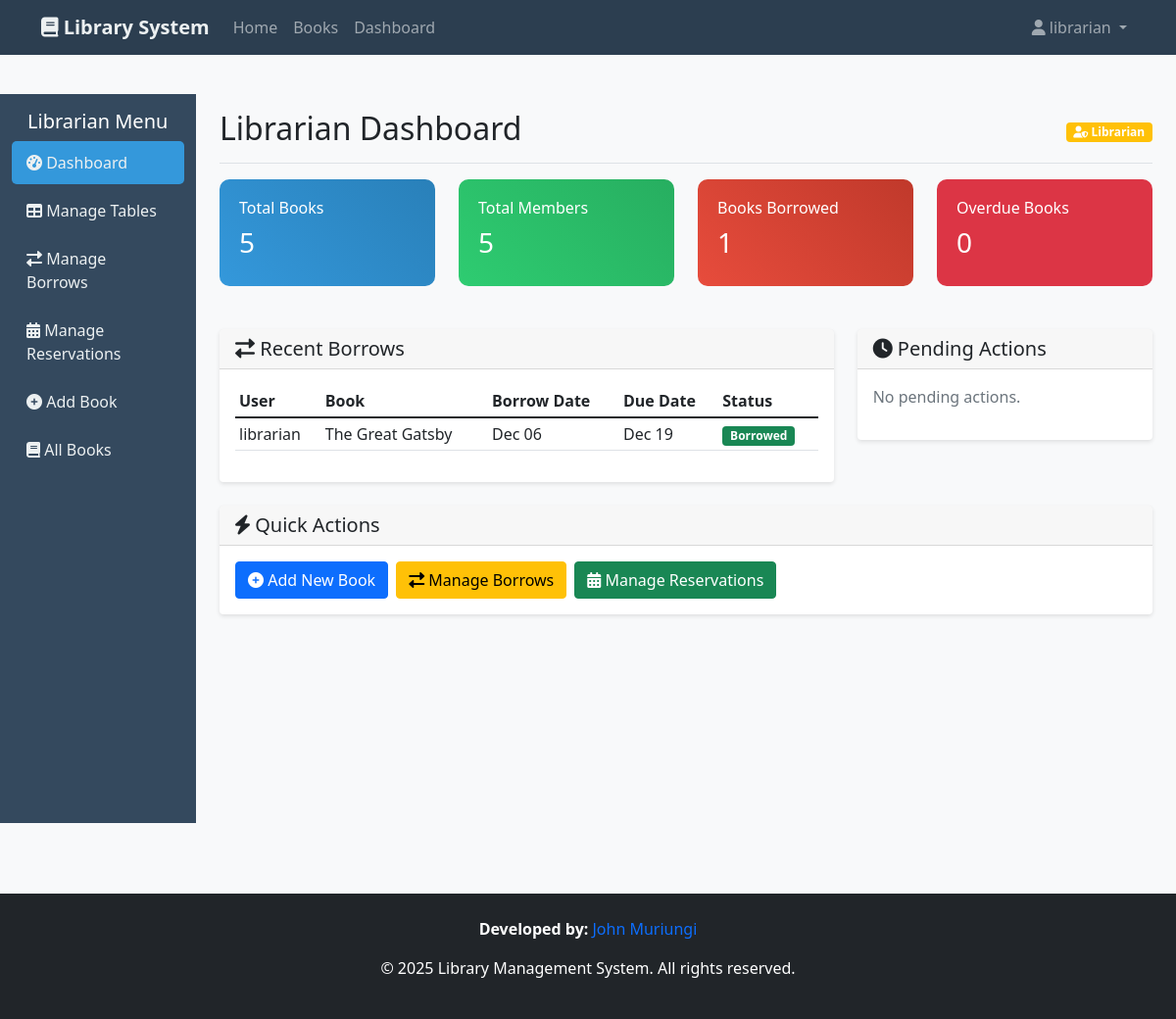
The page /dashboard/ (signed in) on the database its author committed.
### library/models.py (models this page shows, shortened)
class BorrowRecord(models.Model):
    BORROW_STATUS = [
        ('Borrowed', 'Borrowed'),
        ('Returned', 'Returned'),
        ('Overdue', 'Overdue'),
        ('Lost', 'Lost'),
    ]
    user = models.ForeignKey(
        User, on_delete=models.CASCADE, related_name='borrowed_books')
    book = models.ForeignKey(
        Book, on_delete=models.CASCADE, related_name='borrow_records')
    borrow_date = models.DateTimeField(auto_now_add=True)
    due_date = models.DateTimeField()
    return_date = models.DateTimeField(null=True, blank=True)
    status = models.CharField(
        max_length=20, choices=BORROW_STATUS, default='Borrowed')
    fine_amount = models.DecimalField(
        max_digits=6, decimal_places=2, default=0.00)
    def is_overdue(self):
        if self.status == 'Borrowed' and timezone.now() > self.due_date:
            return True
        return False

class Book(models.Model):
    CATEGORY_CHOICES = [
        ('Fiction', 'Fiction'),
        ('Non-Fiction', 'Non-Fiction'),
        ('Science', 'Science'),
        ('Technology', 'Technology'),
        ('History', 'History'),
        ('Biography', 'Biography'),
        ('Children', 'Children'),
        ('Other', 'Other'),
    ]
    title = models.CharField(max_length=200)
    author = models.CharField(max_length=200)
    isbn = models.CharField(max_length=13, unique=True)
    category = models.CharField(max_length=50, choices=CATEGORY_CHOICES)
    description = models.TextField(blank=True)
    total_copies = models.IntegerField(default=1)
    available_copies = models.IntegerField(default=1)
    cover_image = models.ImageField(
        upload_to='book_covers/', blank=True, null=True)
    date_added = models.DateTimeField(auto_now_add=True)

### library/views.py (the view)
# urls.py: path('dashboard/', views.dashboard, name='dashboard'),
@login_required
def dashboard(request):
    user = request.user
    if is_admin(user):
        return admin_dashboard(request)
    elif is_librarian(user):
        return librarian_dashboard(request)
    else:
        return member_dashboard(request)

### library/views.py (called while the page is built)
def is_librarian(user):
    return user.groups.filter(name='Librarian').exists()

def is_admin(user):
    return user.is_superuser or user.is_staff

### library/templates/librarian_dashboard.html
{% extends 'base.html' %}
{% block content %}
<div class="container-fluid py-4">
    <div class="row">
        <div class="col-md-3 col-lg-2 d-md-block sidebar collapse">
            <div class="position-sticky pt-3">
                <h5 class="px-3">Librarian Menu</h5>
                <ul class="nav flex-column">
                    <li>
                        <a href="{% url 'dashboard' %}" class="{% if request.path == '/dashboard/' %}active{% endif %}">
                            <i class="fas fa-tachometer-alt"></i> Dashboard
                        </a>
                    </li>
                    <li>
                         <a href="{% url 'manage_tables' %}">
                            <i class="fas fa-table"></i> Manage Tables
                         </a>
                    </li>
                    <li>
                        <a href="{% url 'manage_borrows' %}">
                            <i class="fas fa-exchange-alt"></i> Manage Borrows
                        </a>
                    </li>
                    <li>
                        <a href="{% url 'manage_reservations' %}">
                            <i class="fas fa-calendar-alt"></i> Manage Reservations
                        </a>
                    </li>
                    <li>
                        <a href="{% url 'add_book' %}">
                            <i class="fas fa-plus-circle"></i> Add Book
                        </a>
                    </li>
                    <li>
                        <a href="{% url 'book_list' %}">
                            <i class="fas fa-book"></i> All Books
                        </a>
                    </li>
                </ul>
            </div>
        </div>
        <main class="col-md-9 ms-sm-auto col-lg-10 px-md-4">
            <div class="d-flex justify-content-between flex-wrap flex-md-nowrap align-items-center pt-3 pb-2 mb-3 border-bottom">
                <h1 class="h2">Librarian Dashboard</h1>
                <div class="btn-toolbar mb-2 mb-md-0">
                    <span class="badge bg-warning">
                        <i class="fas fa-user-shield"></i> Librarian
                    </span>
                </div>
            </div>
            <div class="row mb-4">
                <div class="col-md-3">
                    <div class="stat-card bg-book">
                        <h6>Total Books</h6>
                        <h3>{{ total_books }}</h3>
                    </div>
                </div>
                <div class="col-md-3">
                    <div class="stat-card bg-user">
                        <h6>Total Members</h6>
                        <h3>{{ total_members }}</h3>
                    </div>
                </div>
                <div class="col-md-3">
                    <div class="stat-card bg-borrow">
                        <h6>Books Borrowed</h6>
                        <h3>{{ borrowed_count }}</h3>
                    </div>
                </div>
                <div class="col-md-3">
                    <div class="stat-card bg-danger">
                        <h6>Overdue Books</h6>
                        <h3>{{ overdue_count }}</h3>
                    </div>
                </div>
            </div>
            <div class="row mb-4">
                <div class="col-md-8">
                    <div class="card">
                        <div class="card-header">
                            <h5 class="mb-0"><i class="fas fa-exchange-alt"></i> Recent Borrows</h5>
                        </div>
                        <div class="card-body">
                            {% if recent_borrows %}
                            <div class="table-responsive">
                                <table class="table table-sm">
                                    <thead>
                                        <tr>
                                            <th>User</th>
                                            <th>Book</th>
                                            <th>Borrow Date</th>
                                            <th>Due Date</th>
                                            <th>Status</th>
                                        </tr>
                                    </thead>
                                    <tbody>
                                        {% for borrow in recent_borrows %}
                                        <tr class="{% if borrow.is_overdue %}table-danger{% endif %}">
                                            <td>{{ borrow.user.username }}</td>
                                            <td>{{ borrow.book.title|truncatewords:3 }}</td>
                                            <td>{{ borrow.borrow_date|date:"M d" }}</td>
                                            <td>{{ borrow.due_date|date:"M d" }}</td>
                                            <td>
                                                {% if borrow.is_overdue %}
                                                <span class="badge bg-danger">Overdue</span>
                                                {% else %}
                                                <span class="badge bg-success">{{ borrow.status }}</span>
                                                {% endif %}
                                            </td>
                                        </tr>
                                        {% endfor %}
                                    </tbody>
                                </table>
                            </div>
                            {% else %}
                            <p class="text-muted">No recent borrows.</p>
                            {% endif %}
                        </div>
                    </div>
                </div>
                <div class="col-md-4">
                    <div class="card">
                        <div class="card-header">
                            <h5 class="mb-0"><i class="fas fa-clock"></i> Pending Actions</h5>
                        </div>
                        <div class="card-body">
                            {% if pending_reservations %}
                            <h6>Pending Reservations: {{ pending_reservations.count }}</h6>
                            <ul class="list-group list-group-flush">
                                {% for reservation in pending_reservations %}
                                <li class="list-group-item">
                                    <small>{{ reservation.user.username }} - Table {{ reservation.table.table_number }}</small>
                                </li>
                                {% endfor %}
                            </ul>
                            <a href="{% url 'manage_reservations' %}" class="btn btn-sm btn-primary mt-2">
                                Manage All
                            </a>
                            {% else %}
                            <p class="text-muted">No pending actions.</p>
                            {% endif %}
                        </div>
                    </div>
                </div>
            </div>
            <div class="row">
                <div class="col-12">
                    <div class="card">
                        <div class="card-header">
                            <h5 class="mb-0"><i class="fas fa-bolt"></i> Quick Actions</h5>
                        </div>
                        <div class="card-body">
                            <div class="d-grid gap-2 d-md-flex">
                                <a href="{% url 'add_book' %}" class="btn btn-primary">
                                    <i class="fas fa-plus-circle"></i> Add New Book
                                </a>
                                <a href="{% url 'manage_borrows' %}" class="btn btn-warning">
                                    <i class="fas fa-exchange-alt"></i> Manage Borrows
                                </a>
                                <a href="{% url 'manage_reservations' %}" class="btn btn-success">
                                    <i class="fas fa-calendar-alt"></i> Manage Reservations
                                </a>
                            </div>
                        </div>
                    </div>
                </div>
            </div>
        </main>
    </div>
</div>
{% endblock %}

### library/templates/base.html (shortened to what this page needs)
<!DOCTYPE html>
<html lang="en">
<head>
    <link href="https://cdn.jsdelivr.net/npm/bootstrap@5.1.3/dist/css/bootstrap.min.css" rel="stylesheet">
    <link rel="stylesheet" href="https://cdnjs.cloudflare.com/ajax/libs/font-awesome/6.0.0/css/all.min.css">
</head>
<body>
    <nav class="navbar navbar-expand-lg navbar-dark">
        <div class="container">
            <a class="navbar-brand" href="{% url 'home' %}">
                <i class="fas fa-book"></i> Library System
            </a>
            <div class="collapse navbar-collapse" id="navbarNav">
                <ul class="navbar-nav me-auto">
                    <li class="nav-item">
                        <a class="nav-link" href="{% url 'home' %}">Home</a>
                    </li>
                    <li class="nav-item">
                        <a class="nav-link" href="{% url 'book_list' %}">Books</a>
                    </li>
                    {% if user.is_authenticated %}
                        <li class="nav-item">
                            <a class="nav-link" href="{% url 'dashboard' %}">Dashboard</a>
                        </li>
                    {% endif %}
                </ul>
                <ul class="navbar-nav">
                    {% if user.is_authenticated %}
                        <li class="nav-item dropdown">
                            <a class="nav-link dropdown-toggle" href="#" id="navbarDropdown" role="button" data-bs-toggle="dropdown">
                                <i class="fas fa-user"></i> {{ user.username }}
                            </a>
                        </li>
                    {% endif %}
                </ul>
            </div>
        </div>
    </nav>
    <main>
        {% block content %}{% endblock %}
    </main>
    <footer class="bg-dark text-white py-4 mt-5">
        <div class="credits">
            <div class="container text-center">
                <p>
                    <Strong>Developed  by: </Strong>
                    <a href="https://john-muriungi.github.io/My-portifolio/" target="_blank" style="text-decoration: none">John Muriungi</a>
                </p>
            </div>
        </div>
        <div class="container text-center">
            <p>&copy; 2025 Library Management System. All rights reserved.</p>
        </div>
    </footer>
</body>
</html>

### library/templates/base.html (style rules this page uses)
body { background-color: #f8f9fa; }
.navbar { background-color: #2c3e50 !important; }
.navbar-brand { color: #ecf0f1 !important; font-weight: bold; }
.card { transition: transform 0.2s; border: none; box-shadow: 0 2px 4px rgba(0,0,0,0.1); }
.sidebar { min-height: calc(100vh - 56px); background-color: #34495e; color: white; }
.sidebar a { color: #ecf0f1; text-decoration: none; padding: 10px 15px; display: block; border-radius: 5px; margin-bottom: 5px; }
.sidebar a.active { background-color: #3498db; }
.stat-card { border-radius: 10px; padding: 20px; color: white; margin-bottom: 20px; }
.bg-book { background: linear-gradient(45deg, #3498db, #2980b9); }
.bg-user { background: linear-gradient(45deg, #2ecc71, #27ae60); }
.bg-borrow { background: linear-gradient(45deg, #e74c3c, #c0392b); }

### rows shown on the page
BorrowRecord: user.username "librarian", book "The Great Gatsby", borrow_date "Dec 06", due_date "Dec 19", status "Borrowed"

### other values the page prints
{{ user.username }} "librarian"
{{ total_books }} "5"
{{ total_members }} "5"
{{ borrowed_count }} "1"
{{ overdue_count }} "0"
